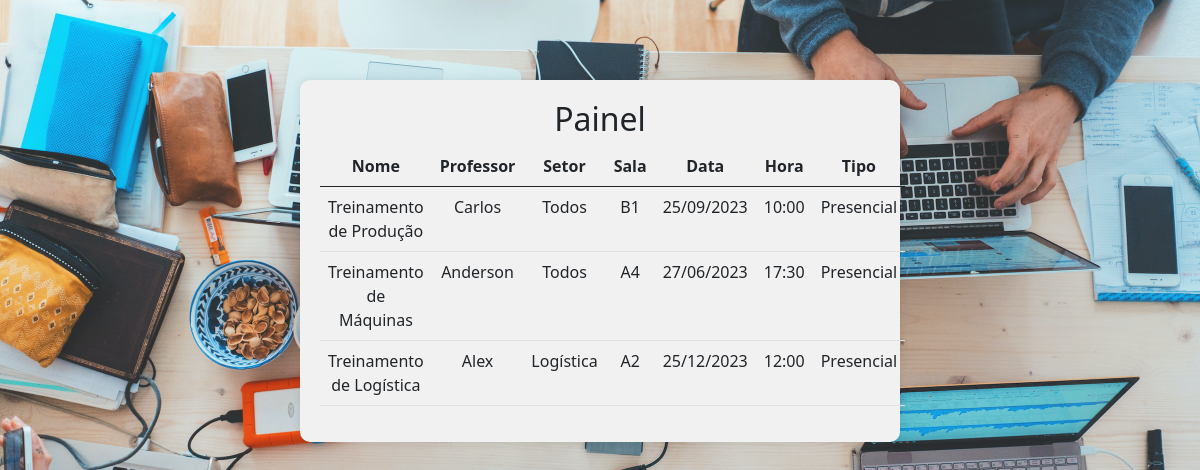
/painel, run on an earlier commit of the app's database.
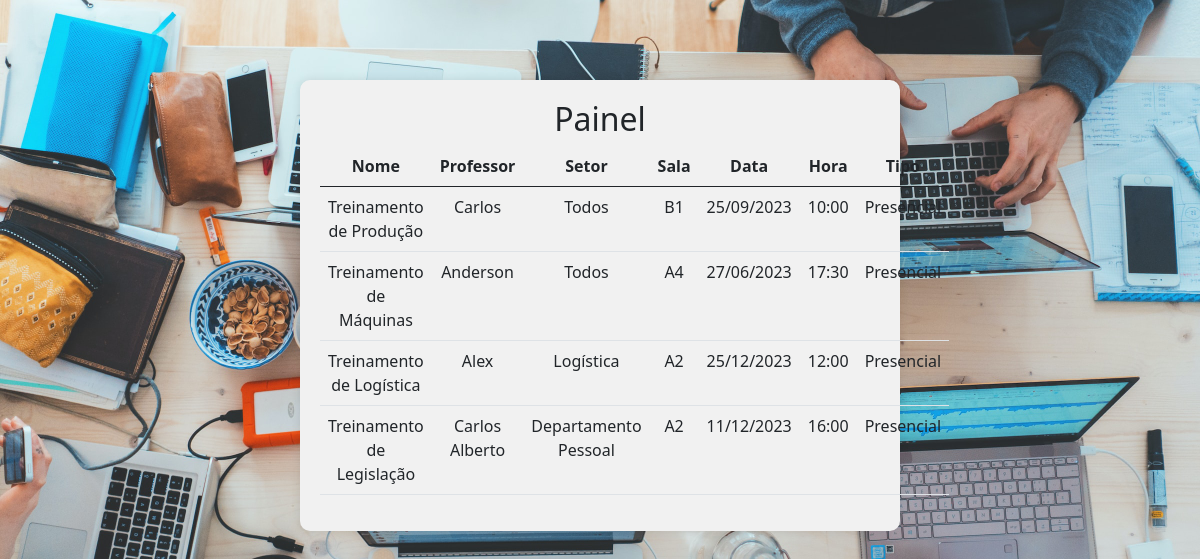
And on a later commit of the database.
### mdbtreinamentos/models.py (models this page shows)
class Treinamento(database.Model):
    id = database.Column(database.Integer, primary_key=True)
    nome = database.Column(database.String(100))
    descricao = database.Column(database.Text)  # novo campo
    professor = database.Column(database.String(100))
    setor = database.Column(database.String(100))
    sala = database.Column(database.String(100))
    data = database.Column(database.String(100))  # novo campo
    hora = database.Column(database.String(100))
    tipo = database.Column(database.String(100))
    cadastros = database.relationship('Cadastro', backref='treinamento', lazy=True)

### mdbtreinamentos/routes.py (the view)
@app.route('/painel', methods=['GET'])
def painel():
    treinamentos = Treinamento.query.all()
    return render_template('painel.html', treinamentos=treinamentos)

### mdbtreinamentos/templates/painel.html (shortened to what this page needs)
{% extends 'base.html' %}
{% block body %}
<body>
    <div class="content" id="conteudo">
        <div class="conteudo-centralizado">
            <h2>Painel</h2>
            <table class="table">
                <thead>
                    <tr>
                        <th>Nome</th>
                        <th>Professor</th>
                        <th>Setor</th>
                        <th>Sala</th>
                        <th>Data</th>
                        <th>Hora</th>
                        <th>Tipo</th>
                    </tr>
                </thead>
                <tbody>
                    {% for treinamento in treinamentos %}
                        <tr>
                            <td>{{ treinamento.nome }}</td>
                            <td>{{ treinamento.professor }}</td>
                            <td>{{ treinamento.setor }}</td>
                            <td>{{ treinamento.sala }}</td>
                            <td>{{ treinamento.data }}</td>
                            <td>{{ treinamento.hora }}</td>
                            <td>{{ treinamento.tipo }}</td>
                        </tr>
                    {% endfor %}
                </tbody>
            </table>
        </div>
    </div>
</body>
{% endblock %}

### mdbtreinamentos/templates/base.html (shortened to what this page needs)
<!DOCTYPE html>
<html lang="pt-br">
<head>
    <link href="https://cdn.jsdelivr.net/npm/bootstrap@5.0.0-beta1/dist/css/bootstrap.min.css" rel="stylesheet">
    <link rel="stylesheet" type="text/css" href="{{url_for('static', filename='main.css')}}">
</head>
<body>
    {% block body %}
    {% endblock %}
</body>
</html>

### mdbtreinamentos/static/main.css (style rules this page uses)
.conteudo-centralizado { text-align: center; margin-top: 80px; margin-right: auto; margin-bottom: 20px; margin-left: auto; max-width: 600px; background-color: #f1f1f1; padding: 20px; border-radius: 10px; box-shadow: 0 0 10px rgba(0, 0, 0, 0.1); }

What changed in the data, as far as the page shows it:
added Treinamento: nome "Treinamento de Legislação", professor "Carlos Alberto", setor "Departamento Pessoal", sala "A2", data "11/12/2023", hora "16:00", tipo "Presencial"
